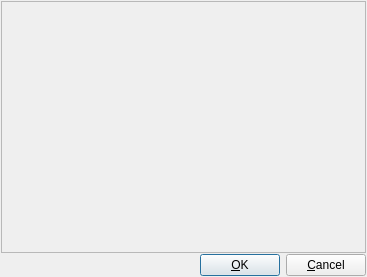
<?xml version="1.0" encoding="UTF-8"?>
<ui version="4.0">
 <class>dlgSelectDiscount</class>
 <widget class="QDialog" name="dlgSelectDiscount">
  <property name="geometry">
   <rect>
    <x>0</x>
    <y>0</y>
    <width>367</width>
    <height>277</height>
   </rect>
  </property>
  <property name="windowTitle">
   <string>Choose discount</string>
  </property>
  <layout class="QGridLayout">
   <property name="margin">
    <number>1</number>
   </property>
   <property name="spacing">
    <number>1</number>
   </property>
   <item row="1" column="0">
    <layout class="QHBoxLayout">
     <item>
      <spacer name="Horizontal Spacing2">
       <property name="orientation">
        <enum>Qt::Horizontal</enum>
       </property>
       <property name="sizeType">
        <enum>QSizePolicy::Expanding</enum>
       </property>
       <property name="sizeHint" stdset="0">
        <size>
         <width>70</width>
         <height>20</height>
        </size>
       </property>
      </spacer>
     </item>
     <item>
      <widget class="QPushButton" name="buttonOk">
       <property name="text">
        <string>&amp;OK</string>
       </property>
       <property name="icon">
        <iconset>
         <normaloff>ok.png</normaloff>ok.png</iconset>
       </property>
       <property name="shortcut">
        <string/>
       </property>
       <property name="autoDefault">
        <bool>true</bool>
       </property>
       <property name="default">
        <bool>true</bool>
       </property>
      </widget>
     </item>
     <item>
      <widget class="QPushButton" name="buttonCancel">
       <property name="text">
        <string>&amp;Cancel</string>
       </property>
       <property name="icon">
        <iconset>
         <normaloff>stop_cancel.png</normaloff>stop_cancel.png</iconset>
       </property>
       <property name="shortcut">
        <string/>
       </property>
       <property name="autoDefault">
        <bool>true</bool>
       </property>
      </widget>
     </item>
    </layout>
   </item>
   <item row="0" column="0">
    <widget class="Q3Frame" name="frameDiscount">
     <property name="frameShape">
      <enum>QFrame::StyledPanel</enum>
     </property>
     <property name="frameShadow">
      <enum>QFrame::Raised</enum>
     </property>
    </widget>
   </item>
  </layout>
 </widget>
 <layoutdefault spacing="6" margin="11"/>
 <pixmapfunction>qPixmapFromMimeSource</pixmapfunction>
 <customwidgets>
  <customwidget>
   <class>Q3Frame</class>
   <extends>QFrame</extends>
   <header>Qt3Support/Q3Frame</header>
   <container>1</container>
  </customwidget>
 </customwidgets>
 <includes>
  <include location="local">engine.h</include>
  <include location="local">discounttable.h</include>
 </includes>
 <resources/>
 <connections>
  <connection>
   <sender>buttonCancel</sender>
   <signal>clicked()</signal>
   <receiver>dlgSelectDiscount</receiver>
   <slot>reject()</slot>
   <hints>
    <hint type="sourcelabel">
     <x>20</x>
     <y>20</y>
    </hint>
    <hint type="destinationlabel">
     <x>20</x>
     <y>20</y>
    </hint>
   </hints>
  </connection>
  <connection>
   <sender>buttonOk</sender>
   <signal>clicked()</signal>
   <receiver>dlgSelectDiscount</receiver>
   <slot>selected()</slot>
   <hints>
    <hint type="sourcelabel">
     <x>20</x>
     <y>20</y>
    </hint>
    <hint type="destinationlabel">
     <x>20</x>
     <y>20</y>
    </hint>
   </hints>
  </connection>
 </connections>
</ui>
